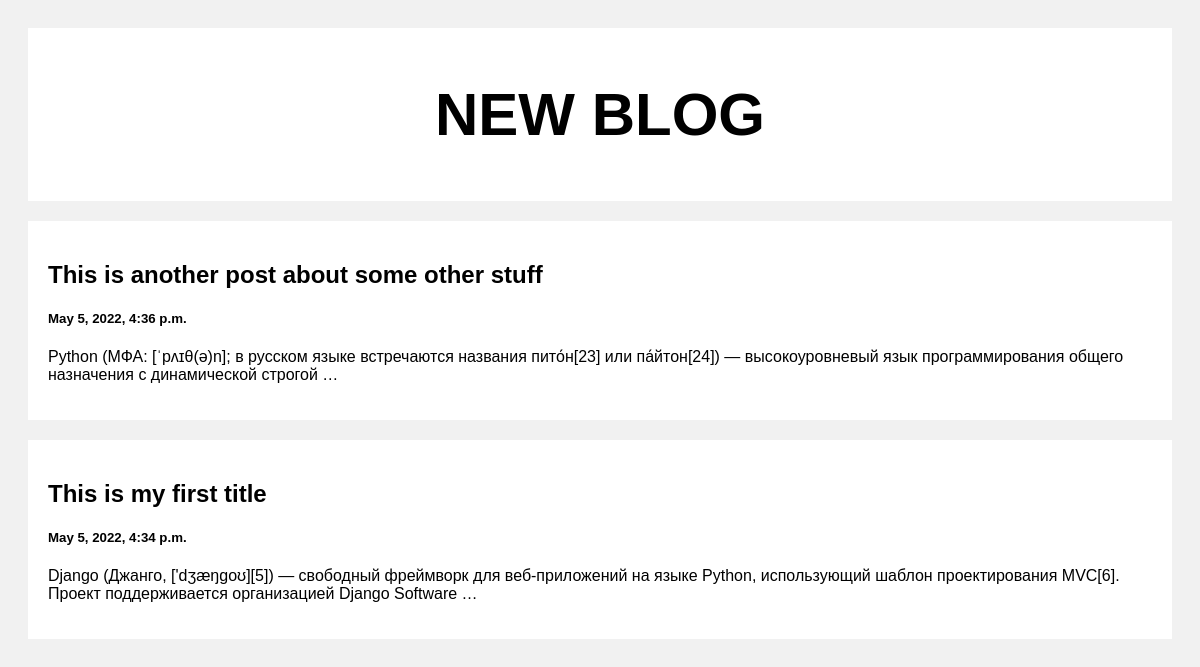
The page / on the database its author committed.
### posts/models.py (models this page shows)
class Post(models.Model):
    title = models.CharField(max_length=100)
    description = models.CharField(max_length=1000000)
    create_at = models.DateTimeField(default=datetime.now, blank=True)

### posts/views.py (the view)
# urls.py: path('', views.index, name='index'),
def index(request):
    posts = Post.objects.all()
    return render(request, 'index.html', {'posts': posts})

### templates/index.html (shortened to what this page needs)
<!DOCTYPE html>
<html>
<head>
</head>
<body>
<div class="header">
  <h2>NEW BLOG</h2>
</div>
<div class="row">
  <div class="leftcolumn">
    {% for post in posts reversed %}
    <div class="card">
      <a style="text-decoration: none; color: black;" href="/post/{{post.id}}">
        <h2>{{post.title}}</h2>
        <h5>{{post.create_at}}</h5>
        <p>{{post.description|truncatewords:20}}</p>
      </a>
    </div>
    {% endfor %}
  </div>
</div>
</body>
</html>

### templates/index.html (style rules this page uses)
* { box-sizing: border-box; }
body { font-family: Arial; padding: 20px; background: #f1f1f1; }
.header { padding: 2px; font-size: 40px; text-align: center; background: white; }
.leftcolumn { float: left; width: 100%; }
.card { background-color: white; padding: 20px; margin-top: 20px; }
.row:after { content: ""; display: table; clear: both; }

### rows shown on the page
Post: title "This is another post about some other stuff", create_at "May 5, 2022, 4:36 p.m.", description "Python (МФА: [ˈpʌɪθ(ə)n]; в русском языке встречаются названия пито́н[23] или па́йтон[24]) — высокоуровневый язык программирования общего назначения с динамической строгой …"
Post: title "This is my first title", create_at "May 5, 2022, 4:34 p.m.", description "Django (Джанго, ['dʒæŋɡoʊ][5]) — свободный фреймворк для веб-приложений на языке Python, использующий шаблон проектирования MVC[6]. Проект поддерживается организацией Django Software …"
